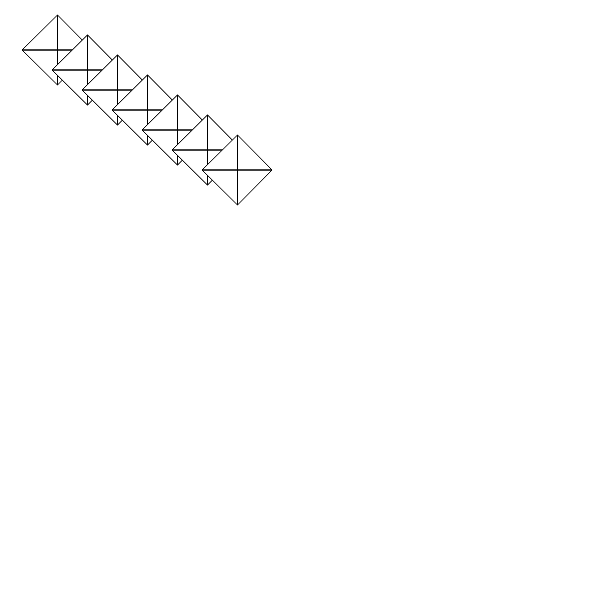
Frame 1 (no input)
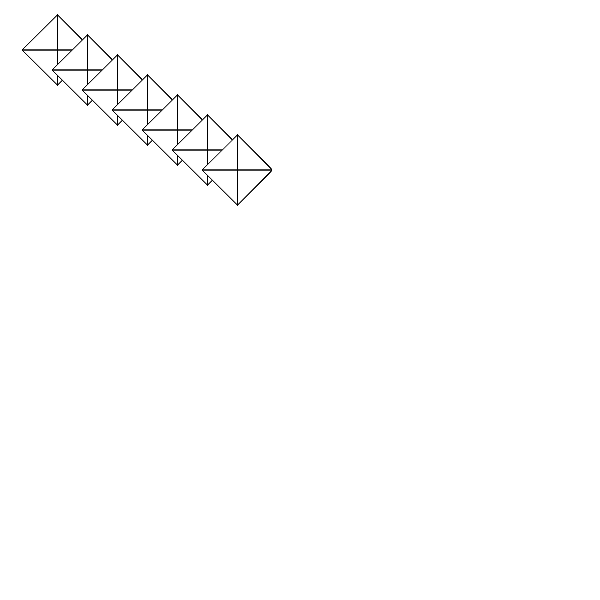
Frame 60 (no input)
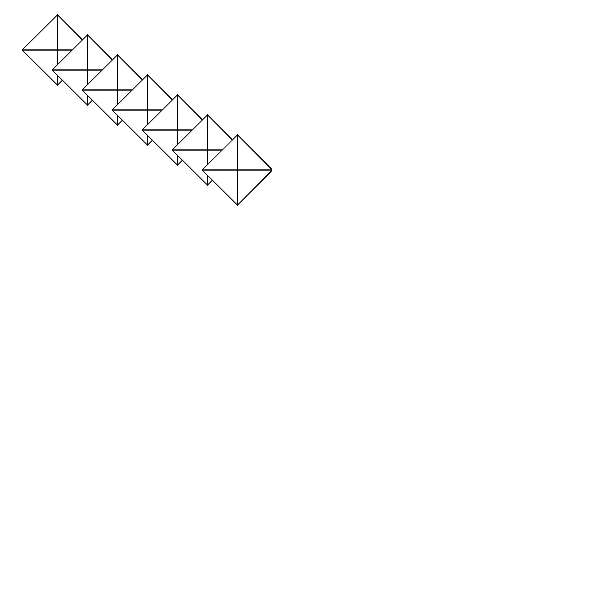
Frame 120 (the mouse pressed at the canvas centre since frame 60)

The p5.js sketch that drew these frames (run headless with seeded random() and noise() and a simulated clock; from frame 60 on, the mouse is pressed at the canvas centre):

// p5.js sketch
// ── sketch.js
function setup (){
    createCanvas(600,600);
}

function draw(){
    beginShape(TRIANGLE_FAN);
    vertex(57.5, 50);
    vertex(57.5, 15);
    vertex(92, 50);
    vertex(57.5, 85);
    vertex(22, 50);
    vertex(57.5, 15);
    endShape();
    translate(30, 20);
    beginShape(TRIANGLE_FAN);
    vertex(57.5, 50);
    vertex(57.5, 15);
    vertex(92, 50);
    vertex(57.5, 85);
    vertex(22, 50);
    vertex(57.5, 15);
    endShape();
    beginShape(TRIANGLE_FAN);
    vertex(57.5, 50);
    vertex(57.5, 15);
    vertex(92, 50);
    vertex(57.5, 85);
    vertex(22, 50);
    vertex(57.5, 15);
    endShape();
    translate(30, 20);
    beginShape(TRIANGLE_FAN);
    vertex(57.5, 50);
    vertex(57.5, 15);
    vertex(92, 50);
    vertex(57.5, 85);
    vertex(22, 50);
    vertex(57.5, 15);
    endShape();
    beginShape(TRIANGLE_FAN);
    vertex(57.5, 50);
    vertex(57.5, 15);
    vertex(92, 50);
    vertex(57.5, 85);
    vertex(22, 50);
    vertex(57.5, 15);
    endShape();
    translate(30, 20);
    beginShape(TRIANGLE_FAN);
    vertex(57.5, 50);
    vertex(57.5, 15);
    vertex(92, 50);
    vertex(57.5, 85);
    vertex(22, 50);
    vertex(57.5, 15);
    endShape();
    beginShape(TRIANGLE_FAN);
    vertex(57.5, 50);
    vertex(57.5, 15);
    vertex(92, 50);
    vertex(57.5, 85);
    vertex(22, 50);
    vertex(57.5, 15);
    endShape();
    translate(30, 20);
    beginShape(TRIANGLE_FAN);
    vertex(57.5, 50);
    vertex(57.5, 15);
    vertex(92, 50);
    vertex(57.5, 85);
    vertex(22, 50);
    vertex(57.5, 15);
    endShape();
    beginShape(TRIANGLE_FAN);
    vertex(57.5, 50);
    vertex(57.5, 15);
    vertex(92, 50);
    vertex(57.5, 85);
    vertex(22, 50);
    vertex(57.5, 15);
    endShape();
    translate(30, 20);
    beginShape(TRIANGLE_FAN);
    vertex(57.5, 50);
    vertex(57.5, 15);
    vertex(92, 50);
    vertex(57.5, 85);
    vertex(22, 50);
    vertex(57.5, 15);
    endShape();
    beginShape(TRIANGLE_FAN);
    vertex(57.5, 50);
    vertex(57.5, 15);
    vertex(92, 50);
    vertex(57.5, 85);
    vertex(22, 50);
    vertex(57.5, 15);
    endShape();
    translate(30, 20);
    beginShape(TRIANGLE_FAN);
    vertex(57.5, 50);
    vertex(57.5, 15);
    vertex(92, 50);
    vertex(57.5, 85);
    vertex(22, 50);
    vertex(57.5, 15);
    endShape();

}
